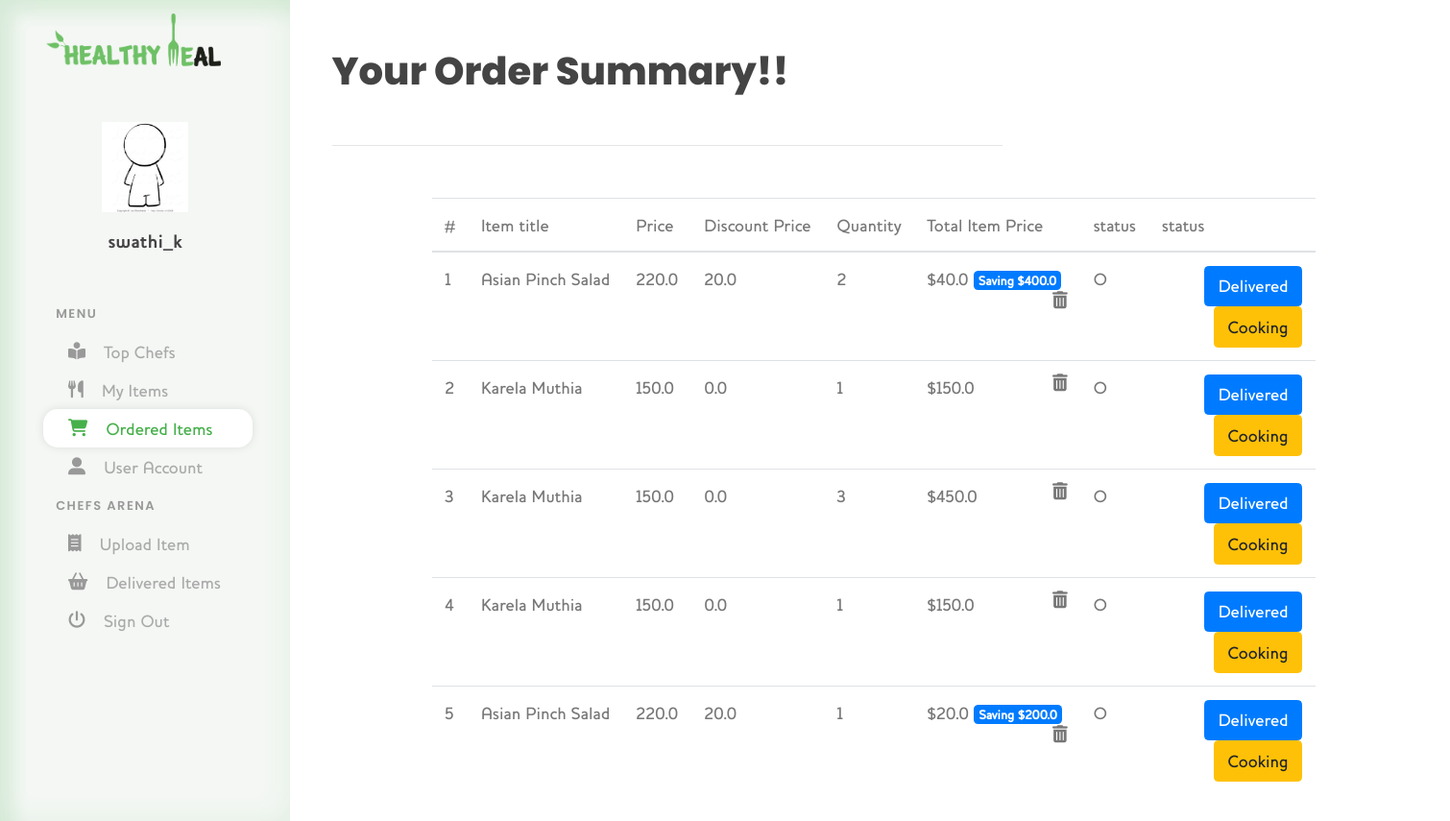
The page /ordered-food-list/ (signed in) on the database its author committed.
### users/models.py (models this page shows, shortened)
class User(AbstractUser):
    is_student = models.BooleanField(default=False)
    is_store_owner = models.BooleanField(default=False)

class Profile(models.Model):
    user = models.OneToOneField(settings.AUTH_USER_MODEL, on_delete=models.CASCADE)
    image = models.ImageField(default='default.jpg', upload_to='profile_pics')

### core/models.py (models this page shows, shortened)
class OrderItem(models.Model):
    user = models.ForeignKey(settings.AUTH_USER_MODEL,
                             on_delete=models.CASCADE)
    ordered = models.BooleanField(default=False)
    item = models.ForeignKey(Item, on_delete=models.CASCADE)
    quantity = models.IntegerField(default=1)
    timestampStr = datetime.now().strftime("%d-%b-%Y (%H:%M:%S.%f)")
    status = models.CharField(choices=STATUS_CHOICES, max_length =1, default = 'O')
    chef_key = models.CharField(max_length=100 , default = timestampStr)
    def get_total_item_price(self):
        return self.quantity * self.item.price
    def get_total_discount_item_price(self):
        return self.quantity * self.item.discount_price
    def get_amount_saved(self):
        return self.get_total_item_price() - self.get_total_discount_item_price()

class Item(models.Model):
    chef = models.ForeignKey(settings.AUTH_USER_MODEL,on_delete=models.CASCADE, null=True)
    title = models.CharField(max_length=100)
    is_veg = models.BooleanField(default=True)
    available = models.BooleanField(default=True)
    price = models.FloatField()
    discount_price = models.FloatField(blank=True, null=True)
    calories = models.FloatField(default=0)
    slug = models.SlugField(unique=True)
    description = models.TextField()
    image = models.ImageField(upload_to='item_pics')

### core/views.py (the view)
# urls.py: path('ordered-food-list/', OrderedFoodListView.as_view(), name='ordered-food-list'),
class OrderedFoodListView(LoginRequiredMixin, View):
	def get(self, *args, **kwargs):
		try:
			order = OrderedList.objects.get(chef=self.request.user).items.all()
			context = {
				'object' : order,
			}
			return render(self.request, 'core/ordered_food_list.html', context)
		except ObjectDoesNotExist:
			messages.info(self.request, "You do not have an active order")
			return redirect("core:menu")

### core/templates/core/ordered_food_list.html (shortened to what this page needs)
{% load static %}
<!DOCTYPE html>
<html lang="en">
<head>
    <link rel="stylesheet" type="text/css" href="{% static 'core/meal.css' %}">
    <link rel="stylesheet" href="https://stackpath.bootstrapcdn.com/bootstrap/4.3.1/css/bootstrap.min.css">
  <link rel="stylesheet" href="https://use.fontawesome.com/releases/v5.6.3/css/all.css">
</head>
<body>
    <div class="grid-container1 gc">
        <div class="item1">
            <div class="logo">
                <img src="{% static 'core/images/Asset 64@2x.png' %}">
            </div>
            <div class="user">
                <img src="{{ user.profile.image.url }}" class="userimg">
                <div class="username">
                    {{request.user.username}}
                </div>
            </div>
            <div class="opt">
                <div class="head">Menu</div>
                <a href="{% url 'core:chef-list' %}" class="options">
                    <i class="fas fa-book-reader"></i>
                    <div class="optname"> Top Chefs </div>
                </a>
                <a href="{% url 'home' %}" class="options">
                    <i class="fas fa-utensils"></i>
                    <div class="optname">My Items</div>
                </a>
                <a href=" {% url 'core:ordered-food-list' %} " class="options active">
                    <i class="fas fa-shopping-cart"></i>
                    <div class="optname">Ordered Items</div>
                </a>
                <a href="{% url 'users:profile' %}" class="options">
                    <i class="fas fa-user-alt"></i>
                    <div class="optname">User Account</div>
                </a>
                <div class="head">Chefs Arena</div>
                <a href="{% url 'core:product-create' %}" class="options">
                    <i class="fas fa-receipt"></i>
                    <div class="optname">Upload Item</div>
                </a>
                <a href="#" class="options">
                    <i class="fas fa-shopping-basket"></i>
                    <div class="optname">Delivered Items</div>
                </a>
                <a href="{% url 'users:logout' %}" class="options signout">
                    <i class="fas fa-power-off"></i>
                    <div class="optname">Sign Out</div>
                </a>
            </div>
        </div>
        <div class="item3">
            <div class="left">
                <div class="headline">Your Order Summary!!</div>
            </div>
        </div>
        <div class="item4">
            <div class="list">
  <div class="container">
    <div class="table-responsive text-nowrap">
  <table class="table">
    <thead>
      <tr>
        <th scope="col">#</th>
        <th scope="col">Item title</th>
        <th scope="col">Price</th>
        <th scope="col">Discount Price</th>
        <th scope="col">Quantity</th>
        <th scope="col">Total Item Price</th>
        <th scope="col">status</th>
        <th scope="col">status</th>
      </tr>
    </thead>
    <tbody>
    {% for order_item in object %}
        <tr>
          <th scope="row">{{ forloop.counter }}</th>
          <td> {{order_item.item.title}} </td>
          <td>{{order_item.item.price}}</td>
          <td>{{order_item.item.discount_price}}</td>
          <td>
                  {{ order_item.quantity }}
          </td>
          <td>
            {% if order_item.item.discount_price %}
                  ${{order_item.get_total_discount_item_price}}
                  <span class="badge badge-primary">Saving ${{order_item.get_amount_saved}}</span>
            {% else %}
                  ${{order_item.get_total_item_price}}
            {% endif %}
            <a style="color: red;" href="{% url 'core:remove-from-cart' order_item.item.slug %}">
              <i class="fas fa-trash-alt float-right"></i>
            </a>
          </td>
          <td>{{order_item.status}}</td>
          <td colspan="6">
            <a class="btn btn-primary float-right ml-2" href="{% url 'core:item-delivered' order_item.item.slug order_item.chef_key %}">Delivered</a>
            <a class="btn btn-warning float-right ml-2" href="{% url 'core:item-cooking' order_item.item.slug order_item.chef_key %}">Cooking</a>
          </td>
        </tr>
    {% endfor %}
    </tbody>
</div>
  </div>
            </div>
        </div>
    </div>
</body>
</html>

### core/static/core/meal.css (style rules this page uses)
* { margin: 0; padding: 0; box-sizing: border-box; outline: none; font-family: font_hm; font-weight: 100; text-decoration: none; color: #777; font-size: 18px; scroll-behavior: smooth; -webkit-scroll-behavior: smooth; }
html, body { height: 100%; }
body { min-width: 1500px; }
.item1 { grid-area: i1; }
.item3 { grid-area: i3; }
.item4 { grid-area: i4; }
.gc { box-sizing: border-box; display: grid; grid-gap: 1% 0.5%; height: 100%; }
.grid-container1 { grid-template-rows: 3% 15% 87%; grid-template-columns: 20% 79.5%; grid-template-areas: 'i1 i2' 'i1 i3' 'i1 i4'; }
.item1 { background-color: #F4F7F4; box-shadow: 0 0 30px rgba(70, 176, 74, 0.1) inset, 15px 15px 15px rgba(70, 176, 74, 0.1) inset; }
.item1 .logo { height: 8%; position: relative; }
.item1 .logo img { width: 60%; position: absolute; top: 20%; left: 16%; }
.item1 .user { margin-top: 2%; height: 25%; display: flex; justify-content: center; align-items: center; flex-direction: column; padding-top: 10%; }
.item1 .user .userimg { width: 30%; }
.item1 .user .username { margin-top: 5%; font-size: 20px; font-family: font_hbr; color: #444; }
.item1 .opt { padding-left: 15%; }
.item1 .opt div, .item1 .opt a { height: 40px; display: flex; align-items: center; width: 85%; border-radius: 15px; }
.item1 .opt a i { color: #999; transition: 0.5s; }
.item1 .opt .head { text-transform: uppercase; font-size: 13px; letter-spacing: 1.5px; font-family: 'Poppins', sans-serif; font-weight: 600; color: #999; padding-left: 5%; }
.item1 .opt div:nth-child(7), .item1 .opt div:nth-child(1) { margin-top: 7%; }
.item1 .opt .options { display: flex; flex-direction: row; padding-left: 10%; cursor: pointer; }
.item1 .opt .active { background-color: white; box-shadow: 0 0 10px rgba(0, 0, 0, 0.1); }
.item1 .opt .active i { color: #46B04A !important; }
.item1 .opt .active .optname { color: #46B04A !important; }
.item1 .opt .options .optname { padding-left: 10%; color: #aaa; transition: 0.5s; }
.item3 { padding-left: 3%; display: flex; flex-flow: row; }
.item3 .left { width: 60%; height: 100%; position: relative; border-bottom: 1px solid rgba(0,0,0,0.1); }
.item3 .left .headline { height: 70%; width: 70%; font-size: 40px; font-family: 'Poppins', sans-serif; font-weight: 800; color: #444; line-height: 130%; display: flex; align-items: center; }
.item4 { position: relative; padding: 2% 4%; padding-bottom: 0; display: flex; justify-content: center; }
.item4 .list { overflow-y: scroll; width: 90%; height: 100%; padding: 2%; padding-bottom: 0; }

### rows shown on the page
User: profile.image (placeholder picture), user.username "swathi_k"
OrderItem: item "Asian Pinch Salad", item.price "220.0", item.discount_price "20.0", quantity "2", get_total_discount_item_price "40.0", get_amount_saved "400.0", status "O"
OrderItem: item "Karela Muthia", item.price "150.0", item.discount_price "0.0", quantity "1", get_total_item_price "150.0", status "O"
OrderItem: item "Karela Muthia", item.price "150.0", item.discount_price "0.0", quantity "3", get_total_item_price "450.0", status "O"
OrderItem: item "Karela Muthia", item.price "150.0", item.discount_price "0.0", quantity "1", get_total_item_price "150.0", status "O"
OrderItem: item "Asian Pinch Salad", item.price "220.0", item.discount_price "20.0", quantity "1", get_total_discount_item_price "20.0", get_amount_saved "200.0", status "O"
